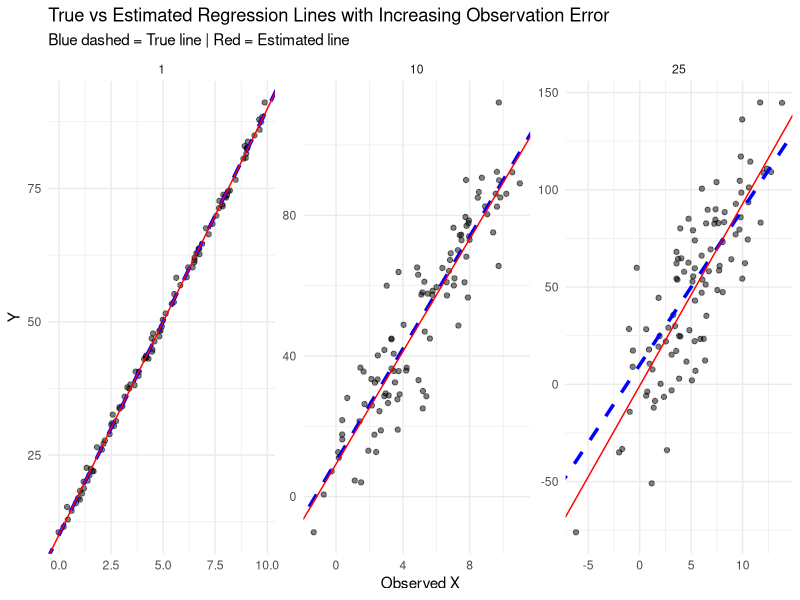

The R source for this figure:
library(dplyr)
library(ggplot2)

## Objective 1

set.seed(123)

# parameters
alpha = 10
beta = 8
sigma_values = c(1, 10, 25)

x_true = runif(100, min = 0, max = 10)

# generate data with observation error in x
sim_data = lapply(sigma_values, function(s) {
  x_obs_error = rnorm(100, mean = 0, sd = s*0.1)
  x_obs = x_true + x_obs_error
  y_error = rnorm(100, mean = 0, sd = s)
  y = alpha + beta * x_obs + y_error
  data.frame(x = x_obs, y = y, sigma = s)
}) %>%
  bind_rows()

fit_data = sim_data %>%
  group_by(sigma) %>%
  do({
    fit = lm(y ~ x, data = .)
    data.frame(
      x = .$x,
      y = .$y,
      sigma = .$sigma,
      alpha_hat = coef(fit)[1],
      beta_hat = coef(fit)[2]
    )
  })

ggplot(fit_data, aes(x = x, y = y)) +
  geom_point(alpha = 0.5) +
  geom_abline(intercept = alpha, slope = beta, color = "blue", linetype = "dashed", size = 1.2) + 
  geom_abline(aes(intercept = alpha_hat, slope = beta_hat), color = "red") +          
  facet_wrap(~ sigma, scales = "free") +
  labs(
    title = "True vs Estimated Regression Lines with Increasing Observation Error",
    subtitle = "Blue dashed = True line | Red = Estimated line",
    x = "Observed X",
    y = "Y"
  ) +
  theme_minimal()



